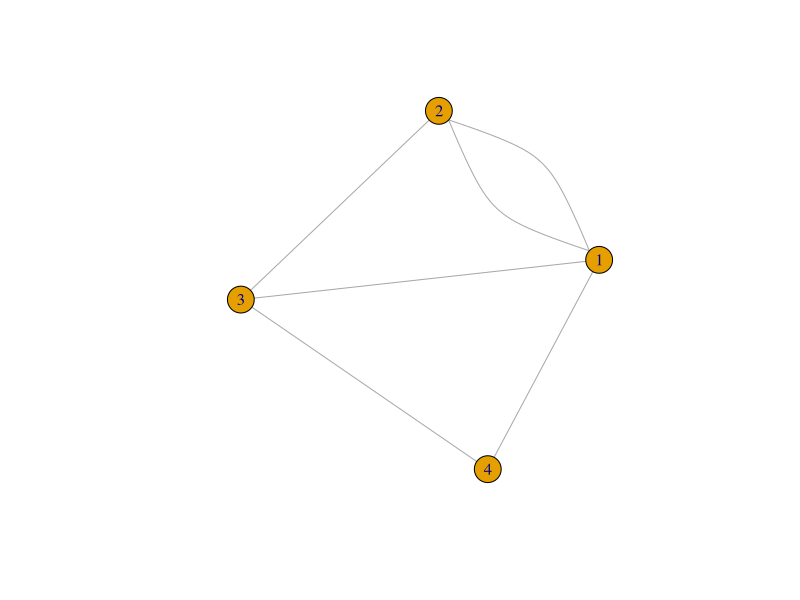

Generate this figure with R:
library(igraph)

v <-c(0,2,1,1,  2,0,1,0,  1,1,0,1,  1,0,1,0)        
adjm <- matrix(v, nc = 4, nr = 4, byrow = T)
g7 <- graph.adjacency(adjm, mode = "undirected")
plot(g7)